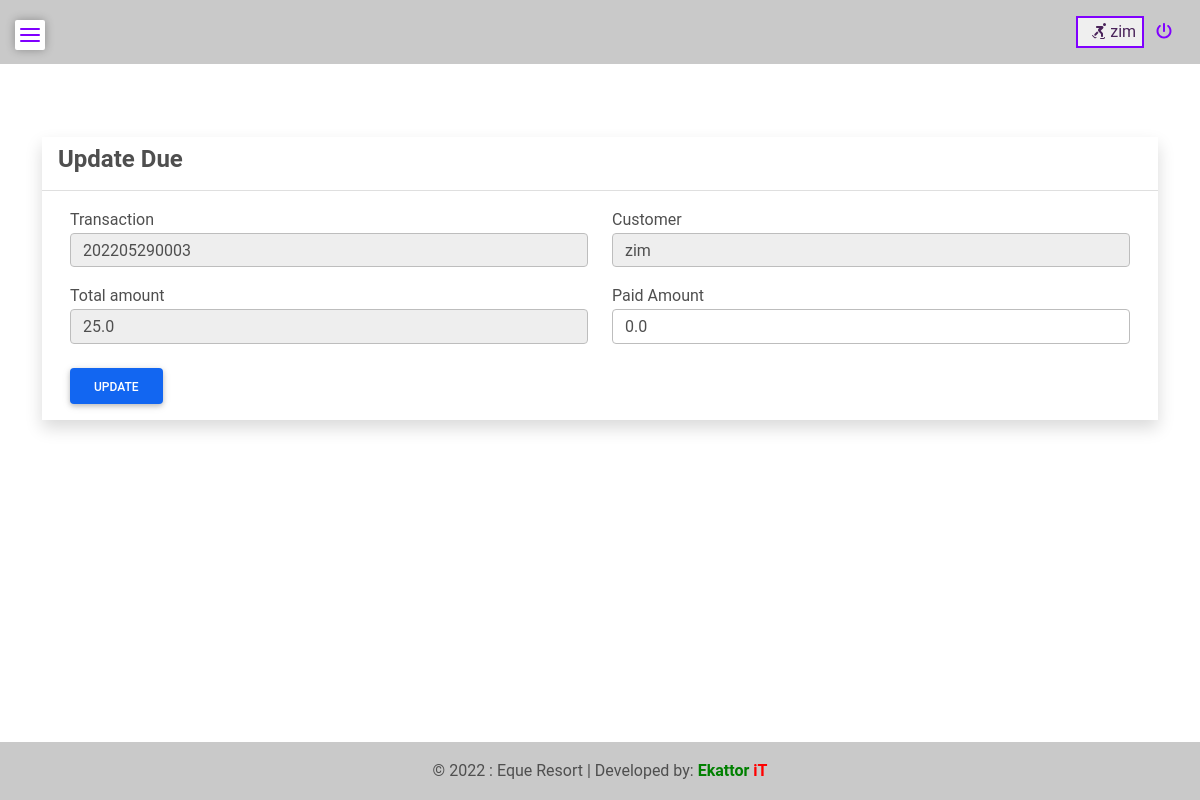
The app's page /update_due/5 (signed in) with its own data.
### dataSet/models.py (models this page shows, shortened)
class Invoice(models.Model):
    transaction = models.CharField(max_length = 250)
    customer = models.CharField(max_length = 250)
    total = models.FloatField(default= 0)
    paid = models.FloatField(default= 0, blank=True, null=True)
    due = models.FloatField(default=0, blank=True, null=True)
    date_created = models.DateTimeField(default=timezone.now)
    date_updated = models.DateTimeField(auto_now=True)
    def __str__(self):
        return self.transaction

### dataSet/views.py (the view)
# urls.py: path('update_due/<int:pk>', views.DueUpdateView.as_view(), name='update-due'),
class DueUpdateView(LoginRequiredMixin, UpdateView):
    login_url = 'login'
    model = Invoice
    form_class = DueForm
    success_url = reverse_lazy('invoice-page')
    template_name = 'update_due.html'
    def get_context_data(self, **kwargs):
        context = super().get_context_data(**kwargs)
        print(context)
        context["page_title"] = "Due Update"
        context["pageview"] = "Invoice"
        return context

### dataSet/forms.py
class DueForm(forms.ModelForm):
    class Meta:
        model = Invoice
        fields = (
            'transaction', 'customer', 'total', 'paid')
        widgets = {
            'transaction': forms.TextInput(attrs={'class': 'form-control', 'readonly': 'readonly'}),
            'customer': forms.TextInput(attrs={'class': 'form-control', 'readonly': 'readonly'}),
            'total': forms.TextInput(attrs={'class': 'form-control', 'readonly': 'readonly'}),
            'paid': forms.TextInput(attrs={'class': 'form-control'}),
        }

### dataSet/templates/update_due.html (shortened to what this page needs)
{% extends 'base.html' %} {% load humanize %} {% block pageContent %}
<div class="col-lg-12 col-md-12 col-sm-12 col-xs-12">
    <div class="card card-default rounded-0 shadow ">
        <div class="card-header">
            <div class="d-flex w-100 align-items-center justify-content-between">
                <h4 class="card-title fw-bold">Update Due</h4>
            </div>
        </div>
        <div class="card-body">
            <div class="container-fluid">
                <form method="post" id="due-form">
                    <div class="row">
                        <div class="form-group mb-3 col-6">
                            <label class="control-label">Transaction</label>
                            {{ form.transaction }}
                        </div>
                        <div class="form-group mb-3 col-6">
                            <label class="control-label">Customer</label>
                            {{ form.customer }}
                        </div>
                        <div class="form-group mb-3 col-6">
                            <label class="control-label">Total amount</label>
                            {{ form.total }}
                        </div>
                        <div class="form-group mb-3 col-6">
                            <label class="control-label">Paid Amount</label>
                            {{ form.paid }}
                        </div>
                    </div>
                    <button type="submit" class="btn btn-primary mt-2">Update</button>
                </form>
            </div>
        </div>
    </div>
</div>
{% endblock pageContent %}

### dataSet/templates/base.html (shortened to what this page needs)
{% load static %}
<!DOCTYPE html>
<html lang="en">
<head>
    <link rel="stylesheet" href="https://cdnjs.cloudflare.com/ajax/libs/font-awesome/5.12.1/css/all.min.css">
    <link href='https://unpkg.com/boxicons@2.1.2/css/boxicons.min.css' rel='stylesheet'>
    <link rel="stylesheet" href="{% static 'assets/font-awesome/css/all.min.css' %}">
    <link rel="stylesheet" href="{% static 'assets/bootstrap/css/bootstrap.min.css' %}">
    <link rel="stylesheet" href="{% static 'assets/select2/dist/css/select2.min.css' %}">
    <link rel="stylesheet" href="{% static 'assets/mdb-blogtemplate/css/mdb.min.css' %}" />
    <link rel="stylesheet" href="{% static 'assets/DataTables/datatables.min.css' %}" />
    <link rel="stylesheet" href="{% static 'assets/default/css/style.css' %}">
</head>
<body class="">
<header class="bg-light text-lg-start">
    <div class="text-center p-3" style="background-color: rgba(0, 0, 0, 0.2); position: relative; width: 100%;">
        <div class="container-fluid">
            <div class="row">
                <div class="col-sm-7">
                    </div>
                <div class="col-sm-5">
                    <div class="text-end ">
                        {% if user.is_authenticated %}
                        <button title="Profile" style="border: 2px solid #8000ff;"><a href="profile" style="color: #4A235A;">&nbsp;&nbsp;<i class="fas fa-skating"></i> {{request.user}}</a></button>
                        <a href="{% url 'logout' %}" title="Logout" style="color: #8000ff;">&nbsp;&nbsp;<i class="fas fa-power-off"></i></a>
                        {% else %}
                        <a href="{% url 'login' %}" title="Login" style="color: #8000ff;">&nbsp;&nbsp;<i class="fas fa-sign-in-alt"></i> login</a>
                        {% endif %}
                    </div>
                </div>
            </div>
        </div>
    </div>
</header>
    <main class="py-5">
        <label>
		<div class="toggle">
			<span class="top_line common"></span>
			<span class="middle_line common"></span>
			<span class="bottom_line common"></span>
		</div>
	</label>
        <section class="">
            <div class="container mb-3">
                {% block pageContent %} {% endblock pageContent %}
            </div>
        </section>
    </main>
    <footer class="bg-light text-lg-start">
        <div class="text-center p-3" style="background-color: rgba(0, 0, 0, 0.2); position: relative; width: 100%;">
            © {% now 'Y' %} : Eque Resort | Developed by:
            <a class="text-dark" href="https://ekattorit.com/" target="_blank"><span style="color: green;"><strong>Ekattor</strong></span><span style="color: red;"><strong> iT</strong></span></a>
        </div>
    </footer>
</body>
</html>

### static/assets/default/css/style.css (style rules this page uses)
html, body { height: 100%; width: 100%; max-height: 100%; overflow: auto; display: flex; flex-direction: column; }
body>header { flex-shrink: auto; }
body>main { flex-shrink: auto; flex-grow: auto; overflow: auto; }
body>footer { flex-shrink: auto; position: absolute; bottom: 0; left: 0; width: calc(100%); }
.toggle { position: absolute; height: 30px; width: 30px; top: 20px; left: 15px; z-index: 1; cursor: pointer; border-radius: 2px; background: #fff; box-shadow: 0 0 10px rgba(0,0,0,0.3); }
.toggle .common { position: absolute; height: 2px; width: 20px; background: #8000ff; border-radius: 50px; transition: 0.3s ease; }
.toggle .top_line { top: 30%; left: 50%; transform: translate(-50%,-50%); }
.toggle .bottom_line { top: 70%; left: 50%; transform: translate(-50%,-50%); }
.toggle .middle_line { top: 50%; left: 50%; transform: translate(-50%,-50%); }

### records on screen
Invoice: transaction "202205290003", customer "zim", total "25.0", paid "0.0"

### other values on screen
{{ request.user }} "zim"
